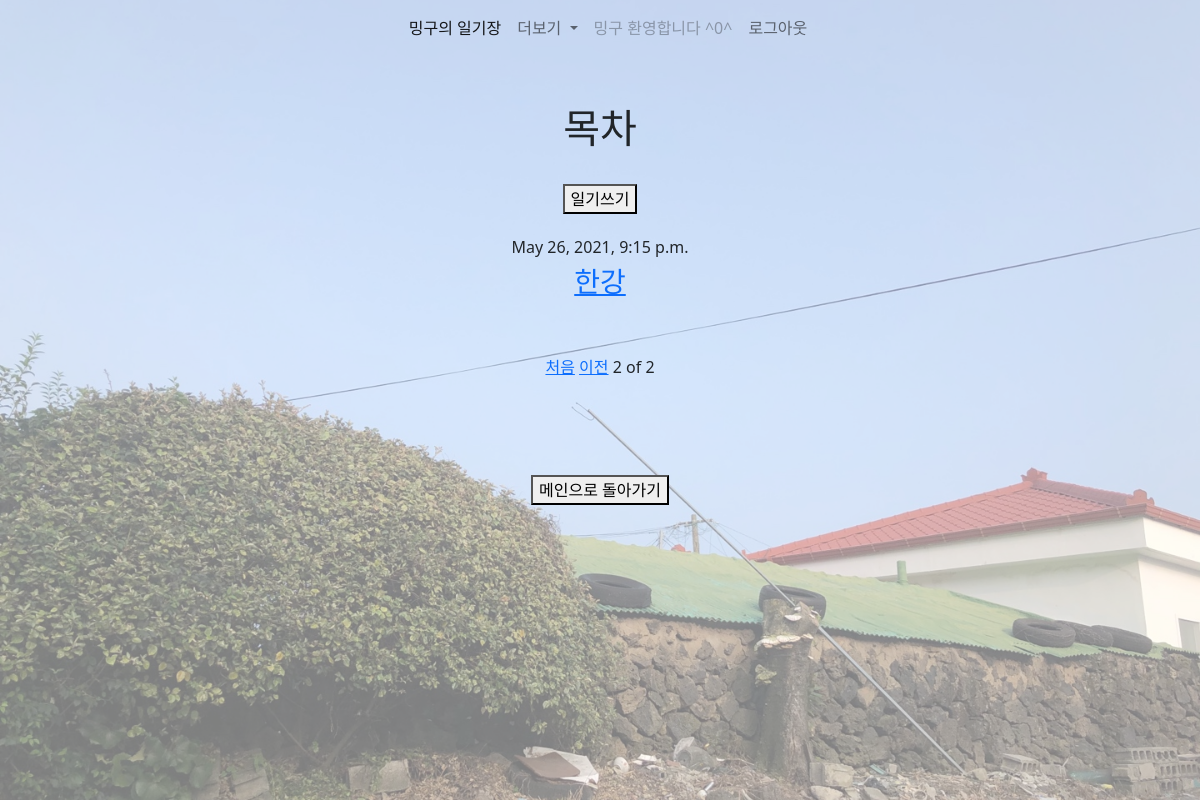
The page /blog/contents/?page=2 (signed in) on the database its author committed.
### account/models.py (models this page shows)
class CustomUser (AbstractUser):
  nickname = models.CharField (max_length=100)
  university = models.CharField (max_length=50)
  location = models.CharField(max_length=200)

### blog/models.py (models this page shows, shortened)
class Blog (models.Model):
  title = models.CharField(max_length = 200)
  pub_date = models.DateTimeField()
  body = models.TextField()
  img = models.ImageField(upload_to = "blog/", blank = True, null = True)

### blog/views.py (the view)
# urls.py: path('contents/', contents, name = "contents"),
@login_required(redirect_field_name=None, login_url="login")
def contents (request):
  blogs = Blog.objects.order_by('-pub_date')
  paginator = Paginator(blogs, 3)
  page = request.GET.get('page')
  blogs = paginator.get_page(page)
  return render (request, 'contents.html', {'blogs':blogs})

### blog/templates/contents.html (shortened to what this page needs)
{% extends 'base.html' %}
{% block content%}
  <h1>목차</h1>
  <br><a href="{% url 'new' %}"><button>일기쓰기</button></a>
  <br><br>
  <div>
    {% for blog in blogs %}
    <h6>{{blog.pub_date}}</h6>
    <h3><a href="{% url 'detail' blog.id %}">{{blog.title}}</a></h3>
    <br><br>
    {% endfor %}
  </div>
  {% if blogs.has_previous %}
    <a href="?page=1">처음</a>
    <a href="?page={{blogs.previous_page_number}}">이전</a>
  {% endif %}
  <span>{{blogs.number}}</span>
  <span>of</span>
  <span>{{blogs.paginator.num_pages}}</span>
  <br><br><br><br><br>
  <div>
    <a href="{% url 'home' %}"><button>메인으로 돌아가기</button></a>
  </div>
{% endblock %}

### mydiary/templates/base.html (shortened to what this page needs)
<!DOCTYPE html>
<html lang="en">
<head>
    <link href="https://cdn.jsdelivr.net/npm/bootstrap@5.0.1/dist/css/bootstrap.min.css" rel="stylesheet">
</head>
<body>
  {% if user.is_authenticated %}
    <nav class="navbar navbar-expand-lg navbar-light">
        <div class="container-fluid">
          <div class="collapse navbar-collapse" id="navbarSupportedContent">
            <ul class="navbar-nav me-auto mb-2 mb-lg-0">
              <li class="nav-item">
                <a class="nav-link active" aria-current="page" href="{% url 'home' %}">밍구의 일기장</a>
              </li>
              <li class="nav-item dropdown">
                <a class="nav-link dropdown-toggle" href="#" id="navbarDropdown" role="button" data-bs-toggle="dropdown" aria-expanded="false">
                  더보기
                </a>
              </li>
              {% if user.is_authenticated %}
                <li class="nav-item">
                <a class="nav-link disabled" href="#" tabindex="-1" aria-disabled="true">{{user.nickname}} 환영합니다 ^0^ </a>
              </li>
                <li class="nav-item">
                  <a class="nav-link" href="{% url 'logout' %}">로그아웃</a>
                </li>
              {% endif %}
            </ul>
          </div>
        </div>
      </nav>
  {% endif %}
        <div class="bgImage"></div>
    <br><br>
    <div class="container">
        {% block content %}
        {% endblock %}
    </div>
</body>
</html>

### mydiary/templates/base.html (style rules this page uses)
body { text-align: center; }
.bgImage { position: fixed; top: 0; left: 0; z-index: -1; width: 100%; height: 100%; background: center / cover no-repeat url('/static/backgroundphoto.jpg'); opacity: 0.5; }
body { display: flex; flex-direction: column; align-items: center; }

### rows shown on the page
CustomUser: nickname "밍구"
Blog: pub_date "May 26, 2021, 9:15 p.m.", title "한강"

### other values the page prints
{{ blogs.number }} "2"
{{ blogs.paginator.num_pages }} "2"
